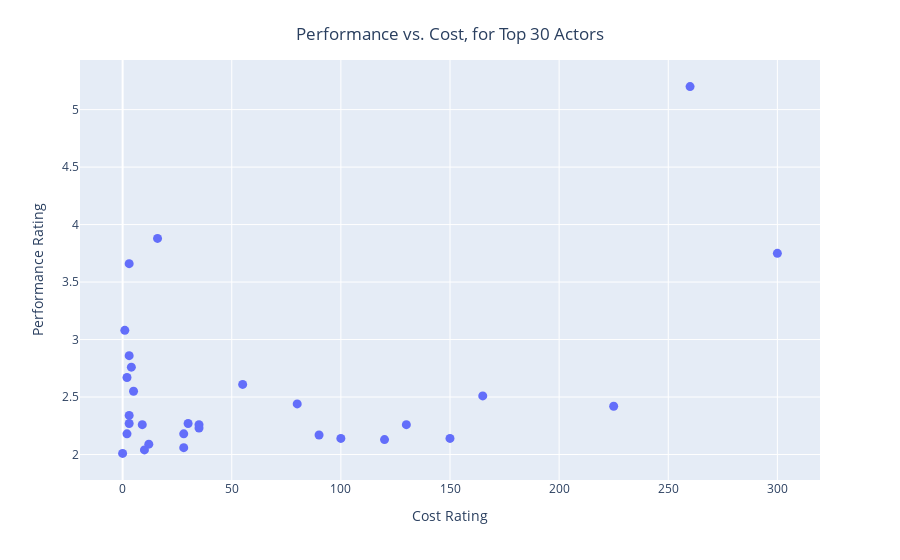

The notebook cell this image was saved under:
### Code cell
#Plotting cost vs. performance ratings for top 30 actors. 
import plotly.express as px

fig = px.scatter(top_30_join, x="cost_rating", y="performance_rating",
                 hover_name="primary_name",labels=dict(performance_rating="Performance Rating", cost_rating="Cost Rating"))

fig.update_layout(
    title={
        'text': "Performance vs. Cost, for Top 30 Actors",
        'y':0.95,
        'x':0.5,
        'xanchor': 'center',
        'yanchor': 'top'})

fig.update_layout(grid_ygap=0.2)

#fig.update_xaxes(
    #constrain="domain",  # meanwhile compresses the xaxis by decreasing its "domain"


#fig.update_yaxes(
    #scaleanchor = "x",
    #scaleratio = 1
                
fig.update_traces(marker_size=9, selector=dict(type='scatter'))

fig.show()

### Figure 1 — Plotly figure (JSON) as saved in the notebook; plotly's stock layout.template omitted (floating-point values rounded to 4 significant figures)
{"data": [{"hovertemplate": "<b>%{hovertext}</b><br><br>Cost Rating=%{x}<br>Performance Rating=%{y}<extra></extra>", "hovertext": ["Leonardo DiCaprio", "Idina Menzel", "Robert Downey Jr.", "Lucy Davis", "Daniel Kaluuya", "Donna Murphy", "Ben Hardy", "Alison Sudol", "Kerry Washington", "Kieran Culkin", "Scarlett Johansson", "Jeremy Renner", "Vin Diesel", "Amanda Bynes", "Tyrese Gibson", "Rosie Huntington-Whiteley", "Chris Hemsworth", "Lena Waithe", "Joseph Gordon-Levitt", "Mark Ruffalo", "Andy Serkis", "Ruby Rose", "Jared Leto", "Bradley Cooper", "Jamie Foxx", "Christian Bale", "Jenna Elfman", "Albert Brooks", "Mark Rylance", "Annika Wedderkopp"], "legendgroup": "", "marker": {"color": "#636efa", "size": 9, "symbol": "circle"}, "mode": "markers", "name": "", "orientation": "v", "showlegend": false, "type": "scatter", "x": [260, 16, 300, 3, 1, 3, 4, 2, 55, 5, 165, 80, 225, 3, 3, 30, 130, 9, 35, 35, 28, 2, 90, 100, 150, 120, 12, 28, 10, 0], "xaxis": "x", "y": [5.2, 3.88, 3.75, 3.66, 3.08, 2.86, 2.76, 2.67, 2.61, 2.55, 2.51, 2.44, 2.42, 2.34, 2.27, 2.27, 2.26, 2.26, 2.26, 2.23, 2.18, 2.18, 2.17, 2.14, 2.14, 2.13, 2.09, 2.06, 2.04, 2.01], "yaxis": "y"}], "layout": {"grid": {"ygap": 0.2}, "legend": {"tracegroupgap": 0}, "margin": {"t": 60}, "title": {"text": "Performance vs. Cost, for Top 30 Actors", "x": 0.5, "xanchor": "center", "y": 0.95, "yanchor": "top"}, "xaxis": {"anchor": "y", "domain": [0, 1], "title": {"text": "Cost Rating"}}, "yaxis": {"anchor": "x", "domain": [0, 1], "title": {"text": "Performance Rating"}}}}
